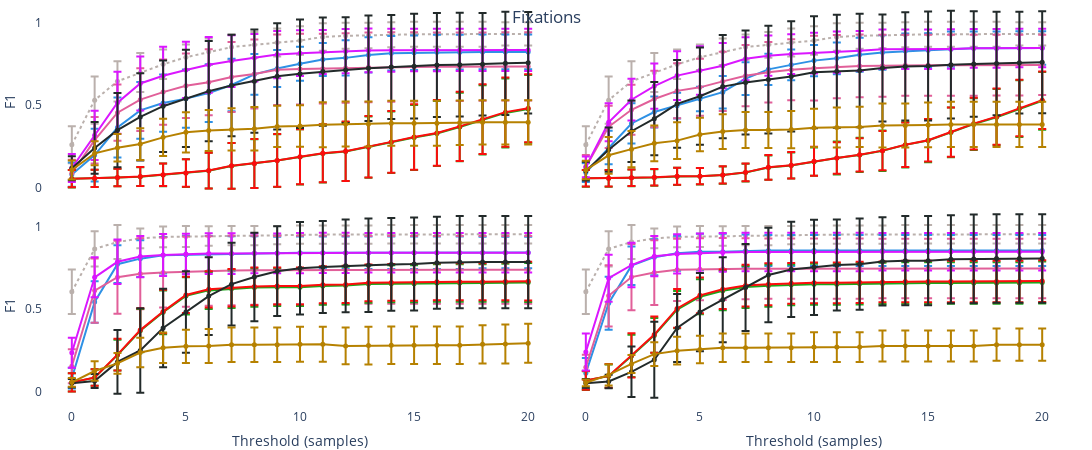

Write notebook code for a chart like this one.
### Markdown cell above
### (2) $F1$ over Thresholds

### Code cell
METRIC = peyes.constants.F1_STR

f1_threshold_figure = ch_sdt.multi_channel_figure(
    csdt_metrics,
    metric=METRIC,
    yaxis_title="F1", show_other_gt=True,
    error_bars='std', show_err_bands=False,
    colors={k: v[1] for k, v in LABELER_PLOTTING_CONFIG.items()},
    subplots_hspace=0, subplots_vspace=0,
)

f1_threshold_figure.update_layout(
    width=W, height=H,
    title=dict(text=TITLE, y=0.975, x=0.5, xanchor='center'),
    paper_bgcolor='rgba(0, 0, 0, 0)', plot_bgcolor='rgba(0, 0, 0, 0)',
    
    # remove axis grids
    xaxis=dict(showgrid=False, zeroline=False, showline=False), yaxis=dict(showgrid=False, zeroline=False, showline=False),
    xaxis2=dict(showgrid=False, zeroline=False, showline=False), yaxis2=dict(showgrid=False, zeroline=False, showline=False),
    xaxis3=dict(showgrid=False, zeroline=False, showline=False), yaxis3=dict(showgrid=False, zeroline=False, showline=False),
    xaxis4=dict(showgrid=False, zeroline=False, showline=False), yaxis4=dict(showgrid=False, zeroline=False, showline=False),
    
    # move legend to bottom
    legend=dict(orientation="h", yanchor="top", xanchor="center", xref='container', yref='container', x=0.5, y=0.05),
    showlegend=False,   # hide legend
    margin=dict(l=10, r=0, b=10, t=0, pad=0),
)
f1_threshold_figure.layout.annotations = []   # remove subtitles

f1_threshold_figure.show()

### Figure 1 — Plotly figure (JSON) as saved in the notebook; plotly's stock layout.template omitted (floating-point values rounded to 4 significant figures)
{"data": [{"error_y": {"array": [0.1119, 0.1428, 0.1216, 0.1177, 0.08914, 0.0767, 0.08005, 0.07665, 0.07772, 0.08484, 0.08625, 0.08391, 0.07937, 0.07729, 0.07585, 0.0759, 0.0759, 0.0759, 0.0759, 0.07026, 0.07026], "type": "data"}, "legendgroup": "Other GT", "line": {"color": "#bab0ac", "dash": "dot"}, "marker": {"color": "#bab0ac", "size": 5}, "mode": "lines+markers", "name": "Other GT", "showlegend": true, "x": [0, 1, 2, 3, 4, 5, 6, 7, 8, 9, 10, 11, 12, 13, 14, 15, 16, 17, 18, 19, 20], "y": [0.261, 0.5309, 0.6447, 0.698, 0.7477, 0.7908, 0.8235, 0.852, 0.866, 0.8797, 0.8918, 0.9133, 0.9208, 0.9229, 0.9273, 0.9298, 0.9298, 0.9298, 0.9298, 0.9323, 0.9323], "type": "scatter", "xaxis": "x", "yaxis": "y"}, {"error_y": {"array": [0.07379, 0.1595, 0.182, 0.1714, 0.1737, 0.1768, 0.1752, 0.1587, 0.1238, 0.1115, 0.1034, 0.1003, 0.1069, 0.1067, 0.1048, 0.1046, 0.1069, 0.1053, 0.1059, 0.1059, 0.1059], "type": "data"}, "legendgroup": "ivt", "line": {"color": "#2E91E5"}, "marker": {"color": "#2E91E5", "size": 5}, "mode": "lines+markers", "name": "ivt", "showlegend": true, "x": [0, 1, 2, 3, 4, 5, 6, 7, 8, 9, 10, 11, 12, 13, 14, 15, 16, 17, 18, 19, 20], "y": [0.07985, 0.1981, 0.3648, 0.4691, 0.5131, 0.54, 0.5736, 0.6225, 0.6869, 0.7223, 0.7513, 0.7765, 0.7868, 0.8048, 0.8146, 0.8174, 0.8204, 0.8215, 0.8231, 0.8231, 0.8231], "type": "scatter", "xaxis": "x", "yaxis": "y"}, {"error_y": {"array": [0.08187, 0.1408, 0.1704, 0.1901, 0.1971, 0.1954, 0.2004, 0.2123, 0.2094, 0.2138, 0.2147, 0.2118, 0.2102, 0.2105, 0.2103, 0.2091, 0.2079, 0.2079, 0.2068, 0.2065, 0.2065], "type": "data"}, "legendgroup": "ivvt", "line": {"color": "#E15F99"}, "marker": {"color": "#E15F99", "size": 5}, "mode": "lines+markers", "name": "ivvt", "showlegend": true, "x": [0, 1, 2, 3, 4, 5, 6, 7, 8, 9, 10, 11, 12, 13, 14, 15, 16, 17, 18, 19, 20], "y": [0.08742, 0.2881, 0.4548, 0.5339, 0.5795, 0.6183, 0.6393, 0.6714, 0.6889, 0.7148, 0.7188, 0.7216, 0.7258, 0.7293, 0.7315, 0.7323, 0.7331, 0.7331, 0.7339, 0.7352, 0.7352], "type": "scatter", "xaxis": "x", "yaxis": "y"}, {"error_y": {"array": [0.05238, 0.05228, 0.0528, 0.05716, 0.0685, 0.08373, 0.1082, 0.1388, 0.1483, 0.1603, 0.1671, 0.1753, 0.1788, 0.1852, 0.1859, 0.1971, 0.1973, 0.2073, 0.2092, 0.2089, 0.2051], "type": "data"}, "legendgroup": "idt", "line": {"color": "#1CA71C"}, "marker": {"color": "#1CA71C", "size": 5}, "mode": "lines+markers", "name": "idt", "showlegend": true, "x": [0, 1, 2, 3, 4, 5, 6, 7, 8, 9, 10, 11, 12, 13, 14, 15, 16, 17, 18, 19, 20], "y": [0.05465, 0.05689, 0.0622, 0.06751, 0.07816, 0.08898, 0.1036, 0.1326, 0.1465, 0.1647, 0.187, 0.2078, 0.2195, 0.2461, 0.2754, 0.3048, 0.3287, 0.3678, 0.4114, 0.4536, 0.4775], "type": "scatter", "xaxis": "x", "yaxis": "y"}, {"error_y": {"array": [0.05226, 0.05214, 0.05279, 0.05745, 0.06864, 0.08375, 0.1082, 0.1386, 0.148, 0.16, 0.1669, 0.1756, 0.1798, 0.1868, 0.1871, 0.1986, 0.1992, 0.2093, 0.211, 0.2101, 0.2061], "type": "data"}, "legendgroup": "idvt", "line": {"color": "#FB0D0D"}, "marker": {"color": "#FB0D0D", "size": 5}, "mode": "lines+markers", "name": "idvt", "showlegend": true, "x": [0, 1, 2, 3, 4, 5, 6, 7, 8, 9, 10, 11, 12, 13, 14, 15, 16, 17, 18, 19, 20], "y": [0.05502, 0.05725, 0.06271, 0.06817, 0.07882, 0.0896, 0.1042, 0.1332, 0.1473, 0.1657, 0.1883, 0.2095, 0.2215, 0.2484, 0.278, 0.3079, 0.332, 0.3718, 0.4157, 0.4582, 0.4822], "type": "scatter", "xaxis": "x", "yaxis": "y"}, {"error_y": {"array": [0.08446, 0.149, 0.1877, 0.1632, 0.1755, 0.1703, 0.1685, 0.1569, 0.1438, 0.1429, 0.1385, 0.1336, 0.1344, 0.1323, 0.1306, 0.1289, 0.1289, 0.1275, 0.1275, 0.1275, 0.1275], "type": "data"}, "legendgroup": "engbert", "line": {"color": "#DA16FF"}, "marker": {"color": "#DA16FF", "size": 5}, "mode": "lines+markers", "name": "engbert", "showlegend": true, "x": [0, 1, 2, 3, 4, 5, 6, 7, 8, 9, 10, 11, 12, 13, 14, 15, 16, 17, 18, 19, 20], "y": [0.1201, 0.3176, 0.5156, 0.6319, 0.6789, 0.7136, 0.7448, 0.7674, 0.7877, 0.807, 0.8152, 0.8222, 0.8276, 0.8319, 0.8329, 0.834, 0.834, 0.835, 0.835, 0.835, 0.835], "type": "scatter", "xaxis": "x", "yaxis": "y"}, {"error_y": {"array": [0.07248, 0.1569, 0.2247, 0.2642, 0.2768, 0.295, 0.3031, 0.3077, 0.3122, 0.3218, 0.3286, 0.3276, 0.3199, 0.32, 0.3149, 0.3166, 0.3149, 0.3145, 0.3099, 0.3121, 0.3074], "type": "data"}, "legendgroup": "nh", "line": {"color": "#222A2A"}, "marker": {"color": "#222A2A", "size": 5}, "mode": "lines+markers", "name": "nh", "showlegend": true, "x": [0, 1, 2, 3, 4, 5, 6, 7, 8, 9, 10, 11, 12, 13, 14, 15, 16, 17, 18, 19, 20], "y": [0.1187, 0.2413, 0.349, 0.4291, 0.4941, 0.5413, 0.5854, 0.6199, 0.6459, 0.6751, 0.6909, 0.7037, 0.7126, 0.724, 0.7315, 0.7367, 0.7442, 0.7459, 0.7483, 0.7536, 0.7577], "type": "scatter", "xaxis": "x", "yaxis": "y"}, {"error_y": {"array": [0.05695, 0.07256, 0.08349, 0.09633, 0.1129, 0.1221, 0.1241, 0.1276, 0.1322, 0.1248, 0.1259, 0.1356, 0.1357, 0.1357, 0.1364, 0.1364, 0.1364, 0.1348, 0.1342, 0.1342, 0.1342], "type": "data"}, "legendgroup": "remodnav", "line": {"color": "#B68100"}, "marker": {"color": "#B68100", "size": 5}, "mode": "lines+markers", "name": "remodnav", "showlegend": true, "x": [0, 1, 2, 3, 4, 5, 6, 7, 8, 9, 10, 11, 12, 13, 14, 15, 16, 17, 18, 19, 20], "y": [0.1078, 0.2088, 0.2429, 0.2649, 0.3054, 0.3358, 0.3471, 0.3535, 0.3574, 0.3717, 0.3742, 0.3818, 0.3861, 0.3861, 0.3915, 0.3915, 0.3915, 0.3938, 0.3962, 0.3962, 0.3962], "type": "scatter", "xaxis": "x", "yaxis": "y"}, {"error_y": {"array": [0.1119, 0.1428, 0.1216, 0.1177, 0.08914, 0.0767, 0.08005, 0.07665, 0.07772, 0.08484, 0.08625, 0.08391, 0.07937, 0.07729, 0.07585, 0.0759, 0.0759, 0.0759, 0.0759, 0.07026, 0.07026], "type": "data"}, "legendgroup": "Other GT", "line": {"color": "#bab0ac", "dash": "dot"}, "marker": {"color": "#bab0ac", "size": 5}, "mode": "lines+markers", "name": "Other GT", "showlegend": false, "x": [0, 1, 2, 3, 4, 5, 6, 7, 8, 9, 10, 11, 12, 13, 14, 15, 16, 17, 18, 19, 20], "y": [0.261, 0.5309, 0.6447, 0.698, 0.7477, 0.7908, 0.8235, 0.852, 0.866, 0.8797, 0.8918, 0.9133, 0.9208, 0.9229, 0.9273, 0.9298, 0.9298, 0.9298, 0.9298, 0.9323, 0.9323], "type": "scatter", "xaxis": "x2", "yaxis": "y2"}, {"error_y": {"array": [0.0581, 0.1014, 0.1217, 0.09396, 0.07853, 0.07413, 0.09859, 0.09895, 0.09455, 0.09328, 0.09505, 0.09612, 0.1029, 0.1048, 0.1069, 0.1029, 0.1063, 0.1011, 0.1011, 0.1016, 0.1016], "type": "data"}, "legendgroup": "ivt", "line": {"color": "#2E91E5"}, "marker": {"color": "#2E91E5", "size": 5}, "mode": "lines+markers", "name": "ivt", "showlegend": false, "x": [0, 1, 2, 3, 4, 5, 6, 7, 8, 9, 10, 11, 12, 13, 14, 15, 16, 17, 18, 19, 20], "y": [0.09275, 0.2444, 0.3895, 0.4587, 0.4975, 0.5379, 0.5791, 0.6611, 0.7172, 0.7445, 0.7702, 0.7843, 0.8064, 0.8193, 0.8277, 0.8332, 0.8396, 0.8449, 0.8449, 0.8469, 0.8469], "type": "scatter", "xaxis": "x2", "yaxis": "y2"}, {"error_y": {"array": [0.0734, 0.1275, 0.1518, 0.1707, 0.1666, 0.1726, 0.1788, 0.1854, 0.1831, 0.1852, 0.1957, 0.1912, 0.1903, 0.1877, 0.1852, 0.1852, 0.1852, 0.1852, 0.1836, 0.1836, 0.182], "type": "data"}, "legendgroup": "ivvt", "line": {"color": "#E15F99"}, "marker": {"color": "#E15F99", "size": 5}, "mode": "lines+markers", "name": "ivvt", "showlegend": false, "x": [0, 1, 2, 3, 4, 5, 6, 7, 8, 9, 10, 11, 12, 13, 14, 15, 16, 17, 18, 19, 20], "y": [0.1255, 0.3693, 0.4725, 0.5377, 0.5871, 0.6082, 0.6444, 0.6791, 0.6991, 0.7148, 0.7246, 0.7336, 0.7382, 0.7395, 0.742, 0.742, 0.742, 0.742, 0.7432, 0.7432, 0.7444], "type": "scatter", "xaxis": "x2", "yaxis": "y2"}, {"error_y": {"array": [0.05071, 0.05071, 0.05051, 0.04992, 0.05202, 0.04966, 0.05224, 0.05379, 0.07332, 0.07834, 0.08571, 0.09971, 0.1036, 0.1223, 0.137, 0.131, 0.1504, 0.1571, 0.1705, 0.172, 0.1752], "type": "data"}, "legendgroup": "idt", "line": {"color": "#1CA71C"}, "marker": {"color": "#1CA71C", "size": 5}, "mode": "lines+markers", "name": "idt", "showlegend": false, "x": [0, 1, 2, 3, 4, 5, 6, 7, 8, 9, 10, 11, 12, 13, 14, 15, 16, 17, 18, 19, 20], "y": [0.05731, 0.05731, 0.06016, 0.06277, 0.06905, 0.06971, 0.07741, 0.09232, 0.1224, 0.1348, 0.1581, 0.1803, 0.1993, 0.2242, 0.2598, 0.2862, 0.3355, 0.3859, 0.4276, 0.4795, 0.5267], "type": "scatter", "xaxis": "x2", "yaxis": "y2"}, {"error_y": {"array": [0.05063, 0.05063, 0.0506, 0.04997, 0.05197, 0.04953, 0.05202, 0.05377, 0.07501, 0.08051, 0.08753, 0.0952, 0.1005, 0.1195, 0.1345, 0.1283, 0.1491, 0.1565, 0.17, 0.171, 0.1741], "type": "data"}, "legendgroup": "idvt", "line": {"color": "#FB0D0D"}, "marker": {"color": "#FB0D0D", "size": 5}, "mode": "lines+markers", "name": "idvt", "showlegend": false, "x": [0, 1, 2, 3, 4, 5, 6, 7, 8, 9, 10, 11, 12, 13, 14, 15, 16, 17, 18, 19, 20], "y": [0.05784, 0.05784, 0.06085, 0.06346, 0.06974, 0.07048, 0.07823, 0.09341, 0.1243, 0.1369, 0.1604, 0.1803, 0.1996, 0.225, 0.2611, 0.2876, 0.3377, 0.3886, 0.4309, 0.4831, 0.5306], "type": "scatter", "xaxis": "x2", "yaxis": "y2"}, {"error_y": {"array": [0.0627, 0.1148, 0.1265, 0.1369, 0.148, 0.1466, 0.1369, 0.1304, 0.1218, 0.1199, 0.1229, 0.1246, 0.1208, 0.1193, 0.1193, 0.1193, 0.1193, 0.1177, 0.1177, 0.1166, 0.1166], "type": "data"}, "legendgroup": "engbert", "line": {"color": "#DA16FF"}, "marker": {"color": "#DA16FF", "size": 5}, "mode": "lines+markers", "name": "engbert", "showlegend": false, "x": [0, 1, 2, 3, 4, 5, 6, 7, 8, 9, 10, 11, 12, 13, 14, 15, 16, 17, 18, 19, 20], "y": [0.1261, 0.3969, 0.5336, 0.6159, 0.6795, 0.7104, 0.7393, 0.7811, 0.8001, 0.8096, 0.8157, 0.8219, 0.8295, 0.8387, 0.8387, 0.8387, 0.8408, 0.8444, 0.8444, 0.8461, 0.8461], "type": "scatter", "xaxis": "x2", "yaxis": "y2"}, {"error_y": {"array": [0.0573, 0.1344, 0.1856, 0.2219, 0.2656, 0.2946, 0.3126, 0.3147, 0.326, 0.3343, 0.3389, 0.3422, 0.3439, 0.3242, 0.3281, 0.3299, 0.3257, 0.3193, 0.3133, 0.3075, 0.3091], "type": "data"}, "legendgroup": "nh", "line": {"color": "#222A2A"}, "marker": {"color": "#222A2A", "size": 5}, "mode": "lines+markers", "name": "nh", "showlegend": false, "x": [0, 1, 2, 3, 4, 5, 6, 7, 8, 9, 10, 11, 12, 13, 14, 15, 16, 17, 18, 19, 20], "y": [0.1012, 0.231, 0.3425, 0.4189, 0.5084, 0.5546, 0.6129, 0.6381, 0.6554, 0.6746, 0.6995, 0.7058, 0.7107, 0.7255, 0.7353, 0.7379, 0.7459, 0.7492, 0.7524, 0.758, 0.7603], "type": "scatter", "xaxis": "x2", "yaxis": "y2"}, {"error_y": {"array": [0.05667, 0.1111, 0.1094, 0.1079, 0.1108, 0.1011, 0.1052, 0.1086, 0.1086, 0.1128, 0.116, 0.1212, 0.1219, 0.1332, 0.1332, 0.1359, 0.1372, 0.1372, 0.1372, 0.1372, 0.1372], "type": "data"}, "legendgroup": "remodnav", "line": {"color": "#B68100"}, "marker": {"color": "#B68100", "size": 5}, "mode": "lines+markers", "name": "remodnav", "showlegend": false, "x": [0, 1, 2, 3, 4, 5, 6, 7, 8, 9, 10, 11, 12, 13, 14, 15, 16, 17, 18, 19, 20], "y": [0.1078, 0.1969, 0.2342, 0.2693, 0.2856, 0.3223, 0.3408, 0.3498, 0.3498, 0.3527, 0.3629, 0.3655, 0.3684, 0.3772, 0.3772, 0.3808, 0.3838, 0.3838, 0.3838, 0.3838, 0.3838], "type": "scatter", "xaxis": "x2", "yaxis": "y2"}, {"error_y": {"array": [0.1354, 0.1066, 0.1026, 0.05948, 0.06276, 0.06388, 0.05876, 0.05893, 0.05893, 0.05566, 0.05471, 0.05471, 0.05471, 0.05471, 0.0554, 0.0554, 0.0554, 0.0554, 0.0554, 0.0554, 0.0554], "type": "data"}, "legendgroup": "Other GT", "line": {"color": "#bab0ac", "dash": "dot"}, "marker": {"color": "#bab0ac", "size": 5}, "mode": "lines+markers", "name": "Other GT", "showlegend": false, "x": [0, 1, 2, 3, 4, 5, 6, 7, 8, 9, 10, 11, 12, 13, 14, 15, 16, 17, 18, 19, 20], "y": [0.6059, 0.8654, 0.9072, 0.929, 0.9378, 0.9402, 0.9433, 0.9458, 0.9458, 0.9489, 0.952, 0.952, 0.952, 0.952, 0.9542, 0.9542, 0.9542, 0.9542, 0.9542, 0.9542, 0.9542], "type": "scatter", "xaxis": "x3", "yaxis": "y3"}, {"error_y": {"array": [0.06314, 0.126, 0.114, 0.1119, 0.1111, 0.1135, 0.111, 0.1062, 0.1028, 0.09897, 0.09865, 0.09865, 0.09865, 0.09865, 0.09865, 0.09865, 0.09865, 0.09865, 0.09511, 0.09511, 0.09511], "type": "data"}, "legendgroup": "ivt", "line": {"color": "#2E91E5"}, "marker": {"color": "#2E91E5", "size": 5}, "mode": "lines+markers", "name": "ivt", "showlegend": false, "x": [0, 1, 2, 3, 4, 5, 6, 7, 8, 9, 10, 11, 12, 13, 14, 15, 16, 17, 18, 19, 20], "y": [0.08249, 0.5439, 0.7729, 0.8063, 0.8271, 0.8302, 0.833, 0.836, 0.839, 0.8404, 0.842, 0.842, 0.842, 0.842, 0.842, 0.842, 0.842, 0.842, 0.8435, 0.8435, 0.8435], "type": "scatter", "xaxis": "x3", "yaxis": "y3"}, {"error_y": {"array": [0.1026, 0.1947, 0.2204, 0.215, 0.2121, 0.2125, 0.2105, 0.2103, 0.2091, 0.2071, 0.2068, 0.2068, 0.2068, 0.2051, 0.2051, 0.2051, 0.2051, 0.2051, 0.2051, 0.2051, 0.2051], "type": "data"}, "legendgroup": "ivvt", "line": {"color": "#E15F99"}, "marker": {"color": "#E15F99", "size": 5}, "mode": "lines+markers", "name": "ivvt", "showlegend": false, "x": [0, 1, 2, 3, 4, 5, 6, 7, 8, 9, 10, 11, 12, 13, 14, 15, 16, 17, 18, 19, 20], "y": [0.1549, 0.6131, 0.6938, 0.7151, 0.7231, 0.7281, 0.7314, 0.7351, 0.7359, 0.7366, 0.7376, 0.7376, 0.7376, 0.7385, 0.7385, 0.7385, 0.7385, 0.7385, 0.7385, 0.7385, 0.7385], "type": "scatter", "xaxis": "x3", "yaxis": "y3"}, {"error_y": {"array": [0.05586, 0.04995, 0.09253, 0.131, 0.1324, 0.1134, 0.1127, 0.1162, 0.1166, 0.1144, 0.1144, 0.1142, 0.1145, 0.1133, 0.1122, 0.1122, 0.113, 0.113, 0.113, 0.1154, 0.1182], "type": "data"}, "legendgroup": "idt", "line": {"color": "#1CA71C"}, "marker": {"color": "#1CA71C", "size": 5}, "mode": "lines+markers", "name": "idt", "showlegend": false, "x": [0, 1, 2, 3, 4, 5, 6, 7, 8, 9, 10, 11, 12, 13, 14, 15, 16, 17, 18, 19, 20], "y": [0.05703, 0.08584, 0.2222, 0.3699, 0.4814, 0.5809, 0.6141, 0.6241, 0.6316, 0.6335, 0.6335, 0.6414, 0.6435, 0.6525, 0.6548, 0.6548, 0.659, 0.659, 0.659, 0.6608, 0.6625], "type": "scatter", "xaxis": "x3", "yaxis": "y3"}, {"error_y": {"array": [0.05582, 0.04988, 0.09566, 0.1321, 0.1318, 0.1101, 0.11, 0.1135, 0.1141, 0.1119, 0.1119, 0.1121, 0.1123, 0.1118, 0.1111, 0.1111, 0.1123, 0.1123, 0.1123, 0.1145, 0.1172], "type": "data"}, "legendgroup": "idvt", "line": {"color": "#FB0D0D"}, "marker": {"color": "#FB0D0D", "size": 5}, "mode": "lines+markers", "name": "idvt", "showlegend": false, "x": [0, 1, 2, 3, 4, 5, 6, 7, 8, 9, 10, 11, 12, 13, 14, 15, 16, 17, 18, 19, 20], "y": [0.05714, 0.08659, 0.225, 0.3736, 0.4858, 0.5867, 0.6206, 0.6308, 0.6384, 0.6403, 0.6403, 0.6484, 0.6505, 0.6598, 0.6622, 0.6622, 0.6665, 0.6665, 0.6665, 0.6683, 0.67], "type": "scatter", "xaxis": "x3", "yaxis": "y3"}, {"error_y": {"array": [0.09122, 0.1213, 0.135, 0.1247, 0.1269, 0.1226, 0.1239, 0.1239, 0.121, 0.121, 0.1219, 0.1223, 0.1223, 0.1197, 0.1197, 0.1197, 0.1197, 0.1197, 0.1197, 0.1197, 0.1197], "type": "data"}, "legendgroup": "engbert", "line": {"color": "#DA16FF"}, "marker": {"color": "#DA16FF", "size": 5}, "mode": "lines+markers", "name": "engbert", "showlegend": false, "x": [0, 1, 2, 3, 4, 5, 6, 7, 8, 9, 10, 11, 12, 13, 14, 15, 16, 17, 18, 19, 20], "y": [0.2367, 0.6932, 0.7872, 0.8191, 0.8285, 0.8339, 0.8369, 0.8369, 0.8384, 0.8384, 0.8398, 0.8412, 0.8412, 0.8427, 0.8427, 0.8427, 0.8427, 0.8427, 0.8427, 0.8427, 0.8427], "type": "scatter", "xaxis": "x3", "yaxis": "y3"}, {"error_y": {"array": [0.02616, 0.04243, 0.1931, 0.2552, 0.2376, 0.247, 0.2359, 0.2505, 0.268, 0.2721, 0.2795, 0.2785, 0.2811, 0.2831, 0.2813, 0.2813, 0.2786, 0.2789, 0.2789, 0.2789, 0.2789], "type": "data"}, "legendgroup": "nh", "line": {"color": "#222A2A"}, "marker": {"color": "#222A2A", "size": 5}, "mode": "lines+markers", "name": "nh", "showlegend": false, "x": [0, 1, 2, 3, 4, 5, 6, 7, 8, 9, 10, 11, 12, 13, 14, 15, 16, 17, 18, 19, 20], "y": [0.05192, 0.06554, 0.1809, 0.2501, 0.3863, 0.4837, 0.5796, 0.6518, 0.6948, 0.7305, 0.7482, 0.7557, 0.7629, 0.7659, 0.7714, 0.7735, 0.7815, 0.7855, 0.7855, 0.7855, 0.7855], "type": "scatter", "xaxis": "x3", "yaxis": "y3"}, {"error_y": {"array": [0.02628, 0.0588, 0.06268, 0.08929, 0.09276, 0.1004, 0.1033, 0.104, 0.104, 0.104, 0.106, 0.106, 0.1112, 0.1143, 0.1137, 0.1137, 0.1137, 0.1137, 0.1155, 0.1185, 0.1175], "type": "data"}, "legendgroup": "remodnav", "line": {"color": "#B68100"}, "marker": {"color": "#B68100", "size": 5}, "mode": "lines+markers", "name": "remodnav", "showlegend": false, "x": [0, 1, 2, 3, 4, 5, 6, 7, 8, 9, 10, 11, 12, 13, 14, 15, 16, 17, 18, 19, 20], "y": [0.05725, 0.126, 0.1719, 0.2379, 0.2667, 0.2755, 0.2775, 0.285, 0.285, 0.285, 0.2874, 0.2874, 0.2778, 0.2797, 0.2822, 0.2822, 0.2822, 0.2822, 0.2874, 0.2895, 0.2941], "type": "scatter", "xaxis": "x3", "yaxis": "y3"}, {"error_y": {"array": [0.1354, 0.1066, 0.1026, 0.05948, 0.06276, 0.06388, 0.05876, 0.05893, 0.05893, 0.05566, 0.05471, 0.05471, 0.05471, 0.05471, 0.0554, 0.0554, 0.0554, 0.0554, 0.0554, 0.0554, 0.0554], "type": "data"}, "legendgroup": "Other GT", "line": {"color": "#bab0ac", "dash": "dot"}, "marker": {"color": "#bab0ac", "size": 5}, "mode": "lines+markers", "name": "Other GT", "showlegend": false, "x": [0, 1, 2, 3, 4, 5, 6, 7, 8, 9, 10, 11, 12, 13, 14, 15, 16, 17, 18, 19, 20], "y": [0.6059, 0.8654, 0.9072, 0.929, 0.9378, 0.9402, 0.9433, 0.9458, 0.9458, 0.9489, 0.952, 0.952, 0.952, 0.952, 0.9542, 0.9542, 0.9542, 0.9542, 0.9542, 0.9542, 0.9542], "type": "scatter", "xaxis": "x4", "yaxis": "y4"}, {"error_y": {"array": [0.09331, 0.1599, 0.1166, 0.1092, 0.1061, 0.11, 0.11, 0.09942, 0.09435, 0.09435, 0.09435, 0.09435, 0.09435, 0.09435, 0.09435, 0.09435, 0.09435, 0.09435, 0.09435, 0.09435, 0.09435], "type": "data"}, "legendgroup": "ivt", "line": {"color": "#2E91E5"}, "marker": {"color": "#2E91E5", "size": 5}, "mode": "lines+markers", "name": "ivt", "showlegend": false, "x": [0, 1, 2, 3, 4, 5, 6, 7, 8, 9, 10, 11, 12, 13, 14, 15, 16, 17, 18, 19, 20], "y": [0.112, 0.5361, 0.7639, 0.8153, 0.839, 0.8475, 0.8475, 0.8535, 0.8555, 0.8555, 0.8555, 0.8555, 0.8555, 0.8555, 0.8555, 0.8555, 0.8555, 0.8555, 0.8555, 0.8555, 0.8555], "type": "scatter", "xaxis": "x4", "yaxis": "y4"}, {"error_y": {"array": [0.07602, 0.1855, 0.201, 0.1958, 0.1885, 0.1879, 0.1877, 0.1849, 0.183, 0.183, 0.183, 0.183, 0.183, 0.1803, 0.1803, 0.1803, 0.1803, 0.1803, 0.1803, 0.1803, 0.1803], "type": "data"}, "legendgroup": "ivvt", "line": {"color": "#E15F99"}, "marker": {"color": "#E15F99", "size": 5}, "mode": "lines+markers", "name": "ivvt", "showlegend": false, "x": [0, 1, 2, 3, 4, 5, 6, 7, 8, 9, 10, 11, 12, 13, 14, 15, 16, 17, 18, 19, 20], "y": [0.1488, 0.5815, 0.6947, 0.7219, 0.7387, 0.742, 0.7436, 0.7448, 0.7459, 0.7459, 0.7459, 0.7459, 0.7459, 0.7471, 0.7471, 0.7471, 0.7471, 0.7471, 0.7471, 0.7471, 0.7471], "type": "scatter", "xaxis": "x4", "yaxis": "y4"}, {"error_y": {"array": [0.0567, 0.07016, 0.128, 0.1055, 0.1133, 0.1058, 0.1187, 0.1274, 0.128, 0.1233, 0.1239, 0.1239, 0.1259, 0.1244, 0.1253, 0.1253, 0.1253, 0.1253, 0.1253, 0.1253, 0.1274], "type": "data"}, "legendgroup": "idt", "line": {"color": "#1CA71C"}, "marker": {"color": "#1CA71C", "size": 5}, "mode": "lines+markers", "name": "idt", "showlegend": false, "x": [0, 1, 2, 3, 4, 5, 6, 7, 8, 9, 10, 11, 12, 13, 14, 15, 16, 17, 18, 19, 20], "y": [0.06794, 0.09476, 0.2169, 0.3415, 0.4976, 0.576, 0.6124, 0.6346, 0.6427, 0.6478, 0.6509, 0.6509, 0.6539, 0.6565, 0.659, 0.659, 0.659, 0.659, 0.659, 0.659, 0.6614], "type": "scatter", "xaxis": "x4", "yaxis": "y4"}, {"error_y": {"array": [0.05687, 0.07217, 0.1335, 0.11, 0.1171, 0.1078, 0.1196, 0.1269, 0.1272, 0.1227, 0.1231, 0.1231, 0.1249, 0.1237, 0.125, 0.125, 0.125, 0.125, 0.125, 0.125, 0.1269], "type": "data"}, "legendgroup": "idvt", "line": {"color": "#FB0D0D"}, "marker": {"color": "#FB0D0D", "size": 5}, "mode": "lines+markers", "name": "idvt", "showlegend": false, "x": [0, 1, 2, 3, 4, 5, 6, 7, 8, 9, 10, 11, 12, 13, 14, 15, 16, 17, 18, 19, 20], "y": [0.06858, 0.09642, 0.2205, 0.3467, 0.5049, 0.5841, 0.6208, 0.6432, 0.6513, 0.6566, 0.6597, 0.6597, 0.6627, 0.6653, 0.668, 0.668, 0.668, 0.668, 0.668, 0.668, 0.6704], "type": "scatter", "xaxis": "x4", "yaxis": "y4"}, {"error_y": {"array": [0.112, 0.1421, 0.1348, 0.1221, 0.1189, 0.1179, 0.1172, 0.1166, 0.1166, 0.1166, 0.1166, 0.1166, 0.1166, 0.1133, 0.1133, 0.1133, 0.1133, 0.1133, 0.1133, 0.1133, 0.1133], "type": "data"}, "legendgroup": "engbert", "line": {"color": "#DA16FF"}, "marker": {"color": "#DA16FF", "size": 5}, "mode": "lines+markers", "name": "engbert", "showlegend": false, "x": [0, 1, 2, 3, 4, 5, 6, 7, 8, 9, 10, 11, 12, 13, 14, 15, 16, 17, 18, 19, 20], "y": [0.2406, 0.6881, 0.7672, 0.8215, 0.8351, 0.8405, 0.8441, 0.8461, 0.8461, 0.8461, 0.8461, 0.8461, 0.8461, 0.8482, 0.8482, 0.8482, 0.8482, 0.8482, 0.8482, 0.8482, 0.8482], "type": "scatter", "xaxis": "x4", "yaxis": "y4"}, {"error_y": {"array": [0.02696, 0.04084, 0.1527, 0.2302, 0.2053, 0.2365, 0.258, 0.2634, 0.2865, 0.2884, 0.2883, 0.2756, 0.2757, 0.2669, 0.2703, 0.2703, 0.2671, 0.2686, 0.2684, 0.2684, 0.2684], "type": "data"}, "legendgroup": "nh", "line": {"color": "#222A2A"}, "marker": {"color": "#222A2A", "size": 5}, "mode": "lines+markers", "name": "nh", "showlegend": false, "x": [0, 1, 2, 3, 4, 5, 6, 7, 8, 9, 10, 11, 12, 13, 14, 15, 16, 17, 18, 19, 20], "y": [0.05126, 0.06258, 0.1211, 0.1938, 0.3862, 0.4825, 0.5575, 0.6314, 0.707, 0.7411, 0.7538, 0.7681, 0.7732, 0.7894, 0.7939, 0.7939, 0.8026, 0.8047, 0.8071, 0.8071, 0.8071], "type": "scatter", "xaxis": "x4", "yaxis": "y4"}, {"error_y": {"array": [0.02048, 0.06417, 0.05478, 0.07232, 0.08408, 0.08282, 0.08624, 0.08624, 0.08624, 0.08624, 0.08991, 0.08991, 0.08991, 0.09449, 0.09449, 0.09449, 0.09449, 0.09449, 0.09783, 0.09783, 0.09783], "type": "data"}, "legendgroup": "remodnav", "line": {"color": "#B68100"}, "marker": {"color": "#B68100", "size": 5}, "mode": "lines+markers", "name": "remodnav", "showlegend": false, "x": [0, 1, 2, 3, 4, 5, 6, 7, 8, 9, 10, 11, 12, 13, 14, 15, 16, 17, 18, 19, 20], "y": [0.05471, 0.1024, 0.1687, 0.2281, 0.2488, 0.256, 0.2671, 0.2671, 0.2671, 0.2671, 0.2706, 0.2706, 0.2706, 0.2772, 0.2772, 0.2772, 0.2772, 0.2772, 0.2853, 0.2853, 0.2853], "type": "scatter", "xaxis": "x4", "yaxis": "y4"}], "layout": {"xaxis": {"anchor": "y", "domain": [0.0, 0.49], "matches": "x3", "showticklabels": false, "showgrid": false, "zeroline": false, "showline": false}, "yaxis": {"anchor": "x", "domain": [0.5, 1.0], "matches": "y3", "title": {"text": "F1"}, "showgrid": false, "zeroline": false, "showline": false}, "xaxis2": {"anchor": "y2", "domain": [0.49, 0.98], "matches": "x3", "showticklabels": false, "showgrid": false, "zeroline": false, "showline": false}, "yaxis2": {"anchor": "x2", "domain": [0.5, 1.0], "matches": "y3", "showticklabels": false, "showgrid": false, "zeroline": false, "showline": false}, "xaxis3": {"anchor": "y3", "domain": [0.0, 0.49], "title": {"text": "Threshold (samples)"}, "showgrid": false, "zeroline": false, "showline": false}, "yaxis3": {"anchor": "x3", "domain": [0.0, 0.5], "title": {"text": "F1"}, "showgrid": false, "zeroline": false, "showline": false}, "xaxis4": {"anchor": "y4", "domain": [0.49, 0.98], "matches": "x3", "title": {"text": "Threshold (samples)"}, "showgrid": false, "zeroline": false, "showline": false}, "yaxis4": {"anchor": "x4", "domain": [0.0, 0.5], "matches": "y3", "showticklabels": false, "showgrid": false, "zeroline": false, "showline": false}, "legend": {"orientation": "h", "yanchor": "top", "y": 0.05, "xanchor": "center", "x": 0.5, "xref": "container", "yref": "container"}, "title": {"text": "Fixations", "y": 0.975, "x": 0.5, "xanchor": "center"}, "margin": {"l": 10, "r": 0, "b": 10, "t": 0, "pad": 0}, "width": 1300, "height": 450, "paper_bgcolor": "rgba(0, 0, 0, 0)", "plot_bgcolor": "rgba(0, 0, 0, 0)", "showlegend": false}}
